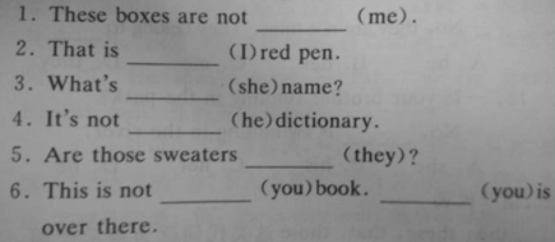
//> input picture opencv03/source/case2.png, 555 x 242 px
$ ./case2-1   (built with g++ and OpenCV 4)
//> lines starting //> are read from the running program, lines starting //| are printed output that depends on the picture; after the words box and inside, x2 and y2 are one past the last pixel; in counts of white or black regions, pixels touching at a corner belong together
#include <opencv2/opencv.hpp>
#include <iostream>
#include <math.h>

using namespace cv;
using namespace std;

int max_count = 255;
int threshold_value = 100;
const char* output_lines = "Hough Lines";
Mat src, roiImage, dst;
void detectLines(int, void*);
//void morhpologyLines(int, void*);
int main(int argc, char** argv) {
	src = imread("G:/project/c/opencv/opencv03/source/case2.png", IMREAD_GRAYSCALE);
//> src: 242 rows x 555 cols, CV_8UC1; min 36, max 184, mean 144.7
	if (src.empty()) {
		printf("could not load image...\n");
		return -1;
	}
	namedWindow("input image", WINDOW_AUTOSIZE);
	imshow("input image", src);
	namedWindow(output_lines, WINDOW_AUTOSIZE);
	Rect roi = Rect(10, 10, src.cols - 20, src.rows - 20);//src.cols - 20, src.rows - 20
//> roi = Rect(10, 10, 535, 222)
	roiImage = src(roi);
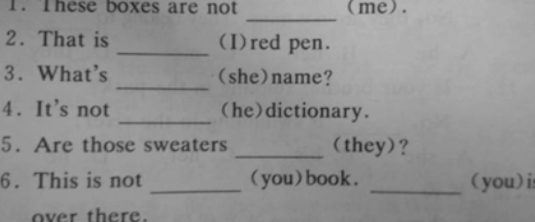
//> roiImage: 222 rows x 535 cols, CV_8UC1; min 36, max 182, mean 144.5
	imshow("ROI image", roiImage);
	createTrackbar("threshold:", output_lines, &threshold_value, max_count, detectLines);
	detectLines(0, 0);
	//morhpologyLines(0, 0);

	waitKey(0);
	return 0;
}

void detectLines(int, void*) {
	Canny(roiImage, dst, threshold_value, threshold_value * 2, 3, false);
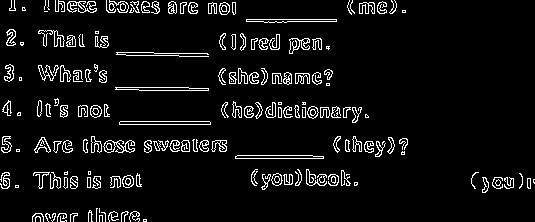
//> dst: 222 rows x 535 cols, CV_8UC1; 6.5% white in thin lines or dots
	//threshold(roiImage, dst, 0, 255, THRESH_BINARY | THRESH_OTSU);
	vector<Vec4i> lines;
	HoughLinesP(dst, lines, 1, CV_PI / 180.0, 30, 30.0, 0);//直线检测
//> lines = 4 lines (x1, y1, x2, y2): [247, 155, 303, 155], [119, 124, 210, 124], [120, 121, 160, 121], [251, 158, 323, 158]
	cvtColor(dst, dst, COLOR_GRAY2BGR);
//> dst: 222 rows x 535 cols, CV_8UC3; 6.5% white in thin lines or dots
	for (size_t t = 0; t < lines.size(); t++) {
		Vec4i ln = lines[t];
		line(dst, Point(ln[0], ln[1]), Point(ln[2], ln[3]), Scalar(0, 0, 255), 2, 8, 0);
	}
//> this loop made 4 passes
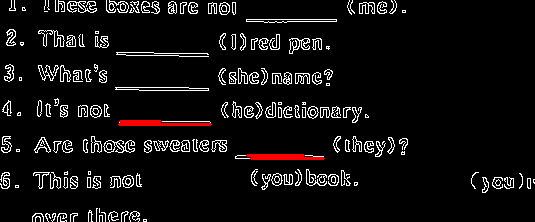
//> dst: 222 rows x 535 cols, CV_8UC3; mean B, G, R 16, 16, 17.7
	imshow(output_lines, dst);
}

// [28 lines of commented-out code are left out]

$ run again, with opencv03/source/case3.png copied over opencv03/source/case2.png
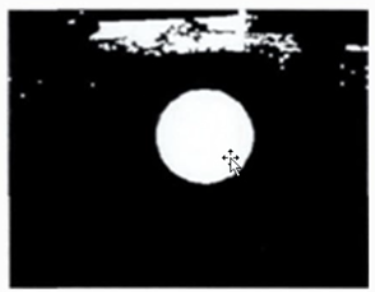
//> input picture opencv03/source/case3.png, 375 x 292 px
//> in detectLines, `Canny(roiImage, dst, threshold_value, threshold_value * 2, 3, false);`:
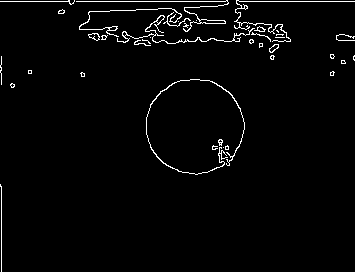
//> dst: 272 rows x 355 cols, CV_8UC1; 2.4% white in thin lines or dots
//> lines = 2 lines (x1, y1, x2, y2): [76, 1, 225, 1], [1, 271, 1, 186]
//> the loop in detectLines, `for (size_t t = 0; t < lines.size(); t++)` made 2 passes
//> after the loop in detectLines, `for (size_t t = 0; t < lines.size(); t++)`:
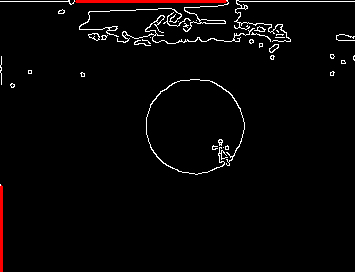
//> dst: 272 rows x 355 cols, CV_8UC3; mean B, G, R 5.5, 5.5, 7.4

$ run again, with opencv03/source/case4.png copied over opencv03/source/case2.png
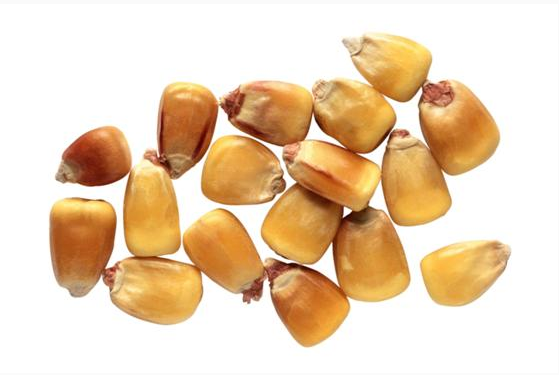
//> input picture opencv03/source/case4.png, 559 x 375 px
//> `roiImage = src(roi);`:
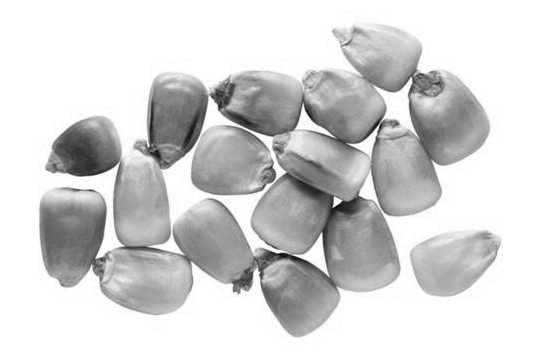
//> roiImage: 355 rows x 539 cols, CV_8UC1; min 6, max 255, mean 211.4
//> in detectLines, `Canny(roiImage, dst, threshold_value, threshold_value * 2, 3, false);`:
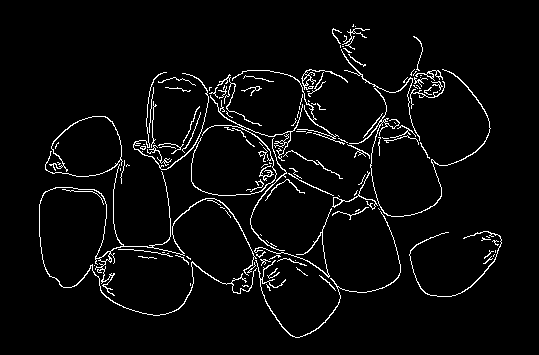
//> dst: 355 rows x 539 cols, CV_8UC1; 4% white in thin lines or dots, all inside (x1, y1, x2, y2) = (39, 24, 502, 338)
//> lines = empty
